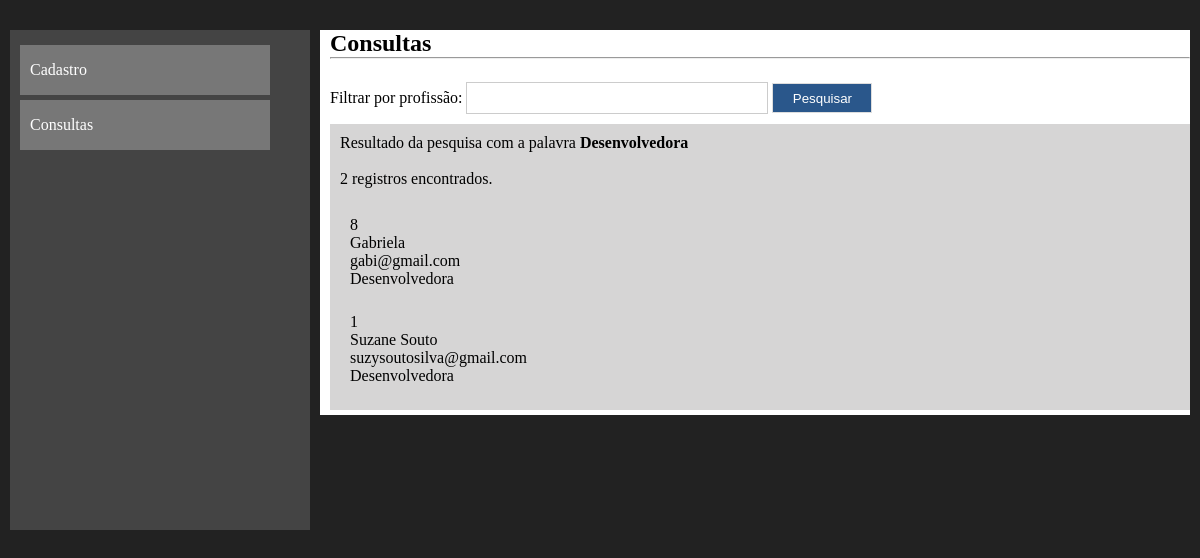
The app's page /consultas.php?filtro=Desenvolvedora with its own data.
### tables this page shows
CREATE TABLE `pessoas` (
  `codigo` int(11) NOT NULL,
  `nome` varchar(40) NOT NULL,
  `email` varchar(50) NOT NULL,
  `profissao` varchar(40) NOT NULL
);

### consultas.php (the view, shortened to what this page needs)
<?php
	include_once("conexao.php");
	$filtro = isset($_GET['filtro'])?$_GET['filtro']:"";
	$sql = "select * from pessoas where profissao like '%$filtro%' order by nome";
	$consulta = mysqli_query($conn, $sql);
	$registros = mysqli_num_rows($consulta);
?>
<!DOCTYPE html>
<html lang="pt-br">
<head>
	<link rel="stylesheet" type="text/css" href="estilo.css" />
</head>
<body>
	<div class="container">
		<nav>
			<ul class="menu">
				<a href="index.php"><li>Cadastro</li></a>
				<a href="consultas.php"><li>Consultas</li></a>
			</ul>
		</nav>
		<section>
			<h1>Consultas</h1>
			<hr><br>
			<form method="get" action="">
				Filtrar por profissão: <input type="text" name="filtro" class="campo" required autofocus />
				<input type="submit" value="Pesquisar" class="btn" />
			</form>
			<article>
				<?php
				print("Resultado da pesquisa com a palavra <strong>$filtro</strong><br><br>");
				print("$registros registros encontrados.");
				print("<br><br>");
				while ($exibirRegistros = mysqli_fetch_array($consulta)){
					$codigo = $exibirRegistros[0];
					$nome = $exibirRegistros[1];
					$email = $exibirRegistros[2];
					$profissao = $exibirRegistros[3];
					echo "<article>";
					echo "$codigo<br>";
					echo "$nome<br>";
					echo "$email<br>";
					echo "$profissao";
					echo "</article>";
				}
			?>
			</article>
		</section>
	</div>
</body>
</html>

### estilo.css (style rules this page uses)
* { margin: 0; padding: 0; }
a { text-decoration: none; color: #fff; }
body { background-color: #222; font-family: Verdana; font-size: 100%; }
.container { margin: auto; width: 1200px; margin-top: 20px; padding: 10px; }
nav { width: 300px; height: 500px; background-color: #444; float: left; box-sizing: border-box; padding: 10px; }
section { width: 870px; height: 100%; margin-left: 10px; float: left; background-color: #fff; box-sizing: border-box; padding-left: 10px; }
ul.menu { list-style-type: none; }
ul.menu li { width: 250px; height: 50px; line-height: 50px; background-color: #777; color: #fff; margin-top: 5px; box-sizing: border-box; padding-left: 10px; }
.btn { width: 100px; height: 30px; border: 1px solid #ddd; background-color: #2a578b; color: #fff; cursor: pointer; }
.campo { width: 300px; height: 30px; border: 1px solid #ccc; margin-top: 5px; margin-bottom: 10px; }
article { width: 100%; box-sizing: border-box; padding: 10px; background-color: #d6d5d5; margin-bottom: 5px; }

### records on screen
pessoas: codigo "8", nome "Gabriela", email "gabi@gmail.com", profissao "Desenvolvedora"
pessoas: codigo "1", nome "Suzane Souto", email "suzysoutosilva@gmail.com", profissao "Desenvolvedora"

### other values on screen
$filtro "Desenvolvedora"
$registros "2"
